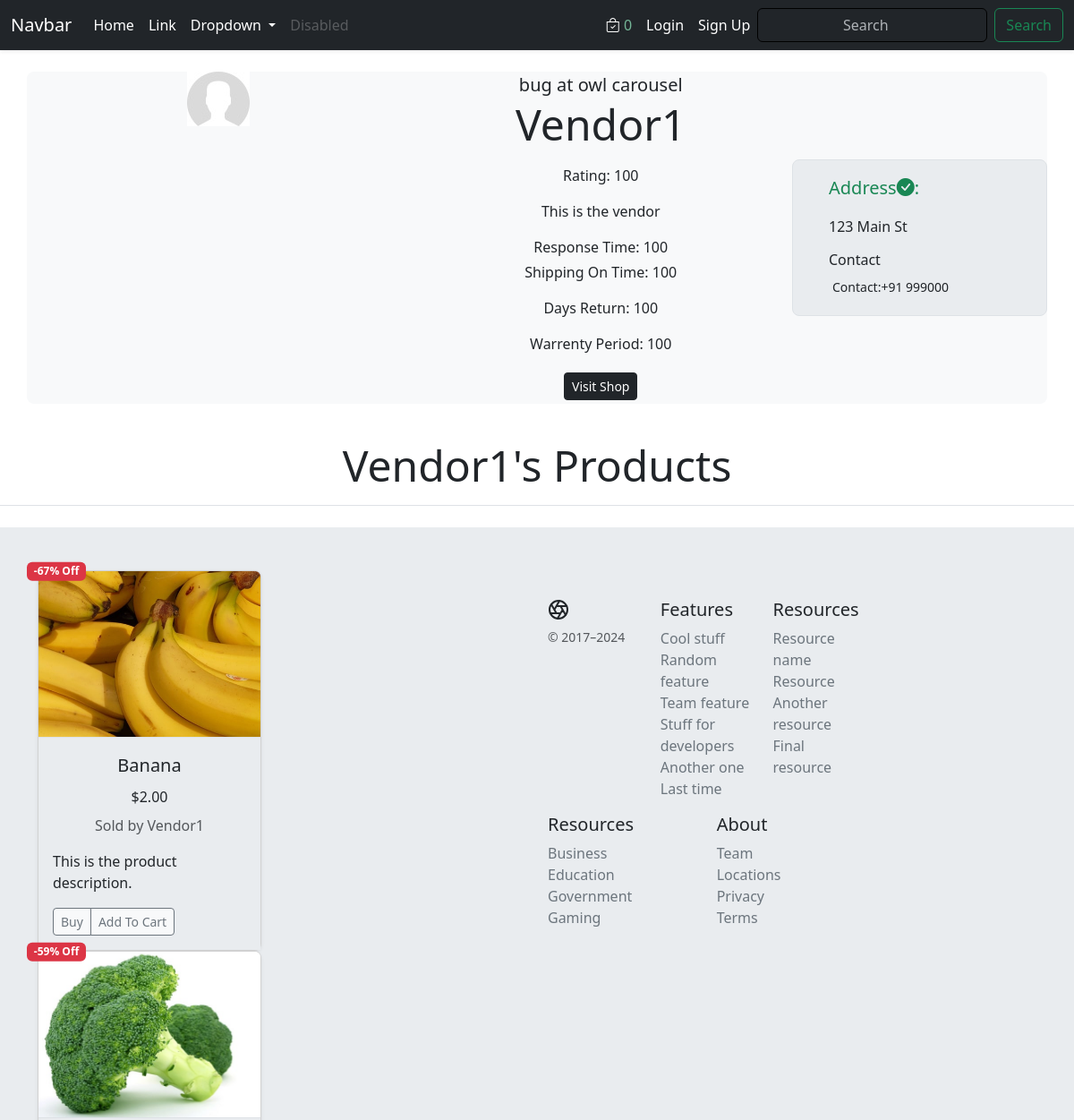
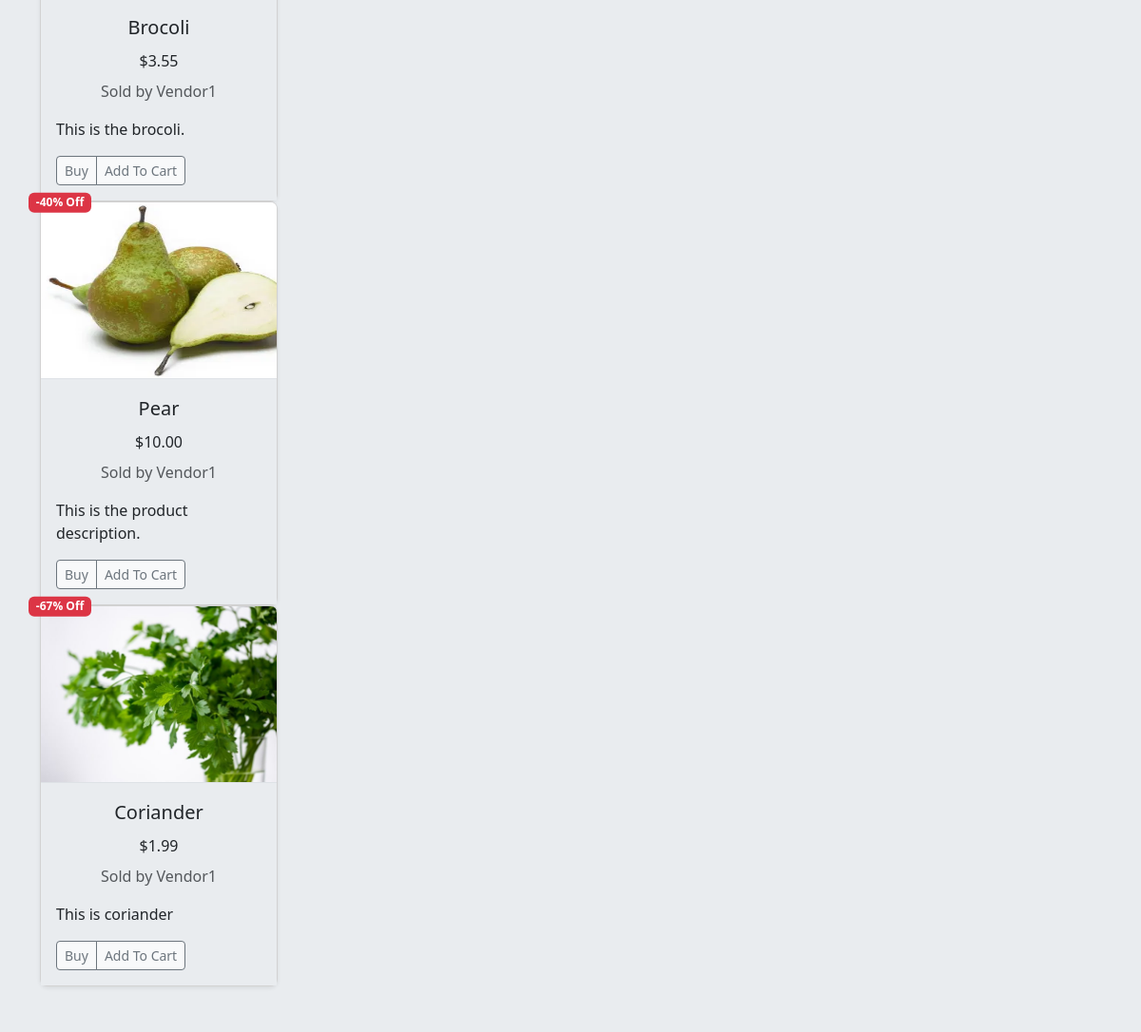
Screenshot of /vendor/vengd2fac2bfa/ with the database file from the repository (2 pictures, top to bottom).
### core/models.py (models this page shows, shortened)
class Vendor(models.Model):
    vid = ShortUUIDField(unique=True, length=10, max_length=20,
                         prefix="ven", alphabet="abcdefgh12345")
    title = models.CharField(max_length=100, default='DefaultVendorName')
    image = models.ImageField(
        upload_to=user_directory_path, default='category.jpg')
    description = models.TextField(
        null=True, blank=True, default="This is the product description.")
    user = models.ForeignKey(User, on_delete=models.SET_NULL, null=True)
    address = models.CharField(max_length=100, default="123 Main St")
    contact = models.CharField(max_length=100, default="+91 999000")
    chat_response_time = models.CharField(max_length=100, default="100")
    shipping_on_time = models.CharField(max_length=100, default="100")
    authentic_rating = models.CharField(max_length=100, default="100")
    days_return = models.CharField(max_length=100, default="100")
    warrenty_period = models.CharField(max_length=100, default="100")
    class Meta:
        verbose_name_plural = "Vendors"
    def __str__(self):
        return self.title

class Product(models.Model):
    pid = ShortUUIDField(unique=True, length=10,
                         max_length=20, alphabet='abcdefgh12345')
    title = models.CharField(max_length=100)
    image = models.ImageField(upload_to=user_directory_path)
    description = models.TextField(
        null=True, blank=True, default="This is the product description.")
    user = models.ForeignKey(User, on_delete=models.SET_NULL, null=True)
    category = models.ForeignKey(
        Category, on_delete=models.SET_NULL, null=True)
    vendor = models.ForeignKey(Vendor, on_delete=models.SET_NULL, null=True)
    price = models.DecimalField(
        max_digits=9999999, decimal_places=2, default="1.99")
    old_price = models.DecimalField(
        max_digits=9999999, decimal_places=2, default="2.99")
    specifications = models.TextField(null=True, blank=True)
    tags = TaggableManager(blank=True)
    product_status = models.CharField(
        choices=STATUS, max_length=10, default="in_review")
    status = models.BooleanField(default=True)
    in_stock = models.BooleanField(default=True)
    featured = models.BooleanField(default=False)
    digital = models.BooleanField(default=False)
    sku = ShortUUIDField(unique=True, length=4,
                         max_length=10, alphabet='1234567890')
    date = models.DateTimeField(auto_now_add=True)
    updated = models.DateTimeField(null=True, blank=True)
    class Meta:
        verbose_name_plural = "Products"
    def get_percentage(self):
        new_price = (self.price / self.old_price) * 100
        return new_price

### core/views.py (the view)
# urls.py: path('vendor/<vid>/', views.vendor_details, name='vendor-details'),
def vendor_details(request, vid):
    vendor = get_object_or_404(Vendor, vid=vid)
    products_of_vendor = Product.objects.filter(
        vendor=vendor, product_status='published').order_by('?')
    context = {
        'vendor': vendor,
        'products_of_vendor': products_of_vendor,
    }
    return render(request, 'core/vendor_details.html', context)

### core/context_processors.py (called while the page is built)
def default(request):
    categories_context = Category.objects.all()
    vendors_context = Vendor.objects.all()
    try:
        address = Address.objects.get(user=request.user)
    except:
        address = None
    min_max_price = Product.objects.aggregate(Min("price"), Max("price"))
    return {
        'categories_context': categories_context,
        'vendors_context': vendors_context,
        'address_context': address,
        'min_max_price_context': min_max_price,
    }

### Templates/core/vendor_details.html (shortened to what this page needs)
{%extends 'core/base.html' %}
{%block content%}
{%load static %}
<div class="container my-4 bg-body-tertiary rounded-3">
    <div class="row justify-content-center align-items-center">
        <div class="col-lg-9 col-md-12 ">
            <div class="row">
                <div class="col-lg-6 col-md-7 position-relative text-center">
                    <img src="{{ vendor.image.url }}" class="img-fluid img-hover" alt="">
                </div>
                <div class="col-lg-6 col-md-5 bg-body-tertiary d-flex justify-content-center align-items-center">
                    <div class="text-center">
                        <p class="card-title text-center fs-5">bug at owl carousel</p>
                        <p class="display-5">{{ vendor.title }}</p>
                        <p><small class="fs-6">Rating: {{ vendor.authentic_rating}}</small></p>
                        <p><small class="fs-6">{{ vendor.description }}</small></p>
                        <p class="mb-1 fs-6">Response Time: {{ vendor.chat_response_time }}</p>
                        <p class="mb-1 fs-6">Shipping On Time: {{ vendor.shipping_on_time }}</p>
                        <p><small class="fs-6">Days Return: {{ vendor.days_return }}</small></p>
                        <p><small class="fs-6">Warrenty Period: {{ vendor.warrenty_period }}</small></p>
                        <div class="btn-group">
                            <a href="{% url 'core:vendor-shop' vendor.vid %}" class="btn btn-sm btn-dark m-1">Visit
                                Shop</a>
                        </div>
                    </div>
                </div>
            </div>
        </div>
        <div class="col-lg-3 col-md-12 bg-body-secondary rounded-3 border">
            <div class="row justify-content-center align-items-center m-2 p-2">
                <div class="col-md-6 col-sm-6 col-lg-12 col-xl-12">
                    <p class="lead fw-normal text-success">Address<i class="bi bi-check-circle-fill"></i>: </p>
                    <p>{{vendor.address}}</p>
                </div>
                <div class="col-md-6 col-sm-6 col-lg-12 col-xl-12">
                    <h6>Contact</h6>
                    <p class="m-1"><small>Contact:{{vendor.contact}}</small></p>
                </div>
            </div>
        </div>
    </div>
</div>
<h2 class="p-3 my-4 border-bottom display-5 text-center">{{vendor.title}}'s Products</h2>
<div class="album py-5 bg-body-secondary">
    <div class="container">
        <div class="row row-cols-1 row-cols-sm-2 row-cols-md-3 g-3">
            {% for p in products_of_vendor %}
            <div class="col">
                <div class="card shadow-sm border-1 rounded-3" style="max-width: 250px; position: relative;">
                    <div class="position-absolute top-0 start-0 translate-middle badge bg-danger"
                        style="z-index: 1; margin-left: 20px;">
                        -{{p.get_percentage|floatformat:0}}% Off
                    </div>
                    <a href="{% url 'core:product-details' p.pid %}" class="text-decoration-none text-dark">
                        <div class="ratio ratio-4x3">
                            <img src="{{ p.image.url }}"
                                class="bd-placeholder-img card-img-top img-responsive border-1 border-bottom  rounded-top"
                                width="100%" height="100%" role="img" preserveAspectRatio="xMidYMid slice"
                                focusable="false">
                        </div>
                        <div class="card-body bg-body-secondary">
                            <p class="card-title text-center fs-5">{{p.title}}</p>
                    </a>
                    <p class="card-title text-center fs-6">${{p.price}}</p>
                    <p class="card-text text-center"><small class="text-body-secondary fs-6">Sold by
                            {{p.vendor}}</small></p>
                    <p class="card-text">{{p.description}}</p>
                    <div class="d-flex justify-content-between align-items-center">
                        <div class="btn-group bg-body-tertiary">
                            <button type="button" class="btn btn-sm btn-outline-secondary">Buy</button>
                            <button type="button" class="btn btn-sm btn-outline-secondary">Add To Cart</button>
                        </div>
                    </div>
                </div>
            </div>
            {%endfor%}
        </div>
    </div>
</div>
{%endblock%}

### static/css/styles.css (style rules this page uses)
.card { transition: transform 0.3s, box-shadow 0.3s; border-radius: 15px; }
.btn { transition: color 0.3s; }
.img-hover { transition: transform 0.3s ease; }

### rows the page displays
Vendor: image (placeholder picture), title "Vendor1", authentic_rating "100", description "This is the vendor", chat_response_time "100", shipping_on_time "100", days_return "100", warrenty_period "100", address "123 Main St", contact "+91 999000"
Product: get_percentage "67", image (picture), title "Banana", price "2.00", vendor "Vendor1", description "This is the product description."
Product: get_percentage "59", image (picture), title "Brocoli", price "3.55", vendor "Vendor1", description "This is the brocoli."
Product: get_percentage "40", image (picture), title "Pear", price "10.00", vendor "Vendor1", description "This is the product description."
Product: get_percentage "67", image (picture), title "Coriander", price "1.99", vendor "Vendor1", description "This is coriander"

### other values shown
{{ request.session.cart_data_obj|length }} "0"
